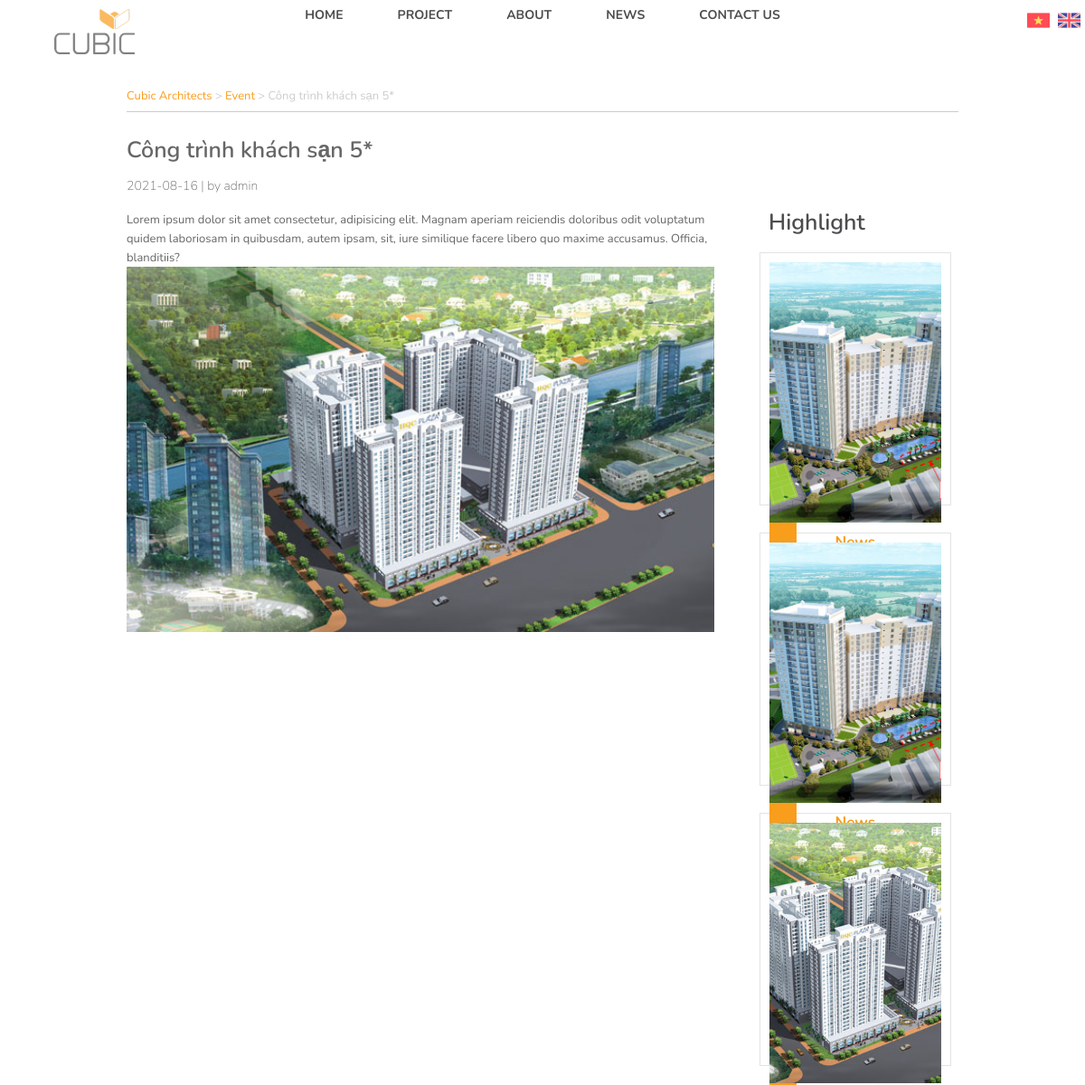
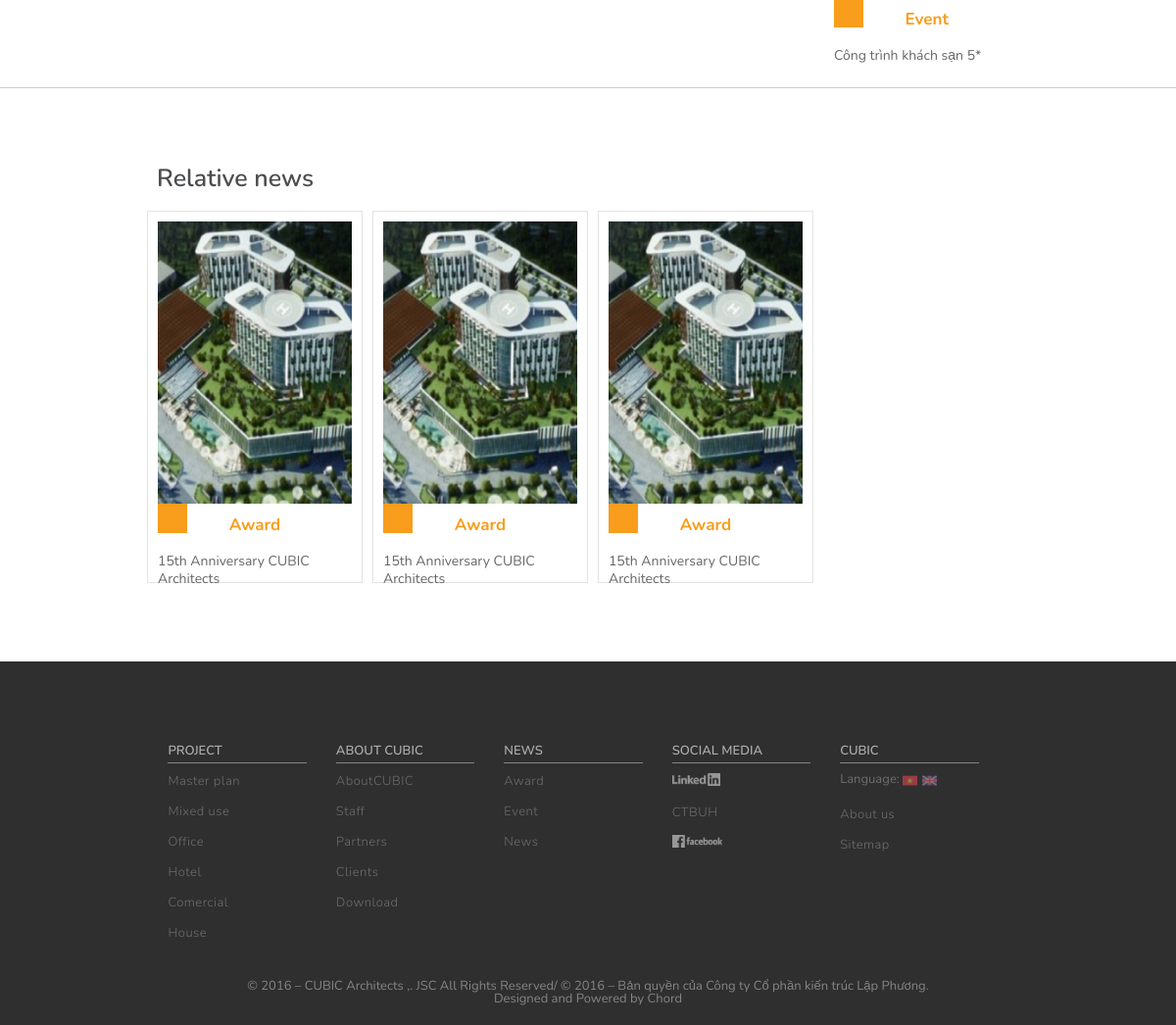
/news-detail.php?id=4, run on the app's committed database (2 pictures, top to bottom).
### tables this page shows
CREATE TABLE `tb_news` (
  `id` int(11) NOT NULL,
  `title` varchar(1000) DEFAULT NULL,
  `time` date DEFAULT NULL,
  `content` varchar(10000) DEFAULT NULL,
  `id_type` int(11) DEFAULT NULL,
  `id_account` int(11) DEFAULT NULL,
  `news_image` varchar(1000) DEFAULT NULL
);

CREATE TABLE `tb_news_type` (
  `id` int(11) NOT NULL,
  `name` varchar(100) DEFAULT NULL
);

CREATE TABLE `tb_account` (
  `id` int(11) NOT NULL,
  `username` varchar(50) DEFAULT NULL,
  `password` varchar(1000) DEFAULT NULL
);

CREATE TABLE `tb_project_type` (
  `id` int(11) NOT NULL,
  `name` varchar(50) DEFAULT NULL
);

### news-detail.php (the view, shortened to what this page needs)
<!DOCTYPE html>
<html lang="en">
  <head>
    <link rel="stylesheet" href="./css/reset.css" />
    <link rel="stylesheet" href="./css/style.css" />
    <link rel="stylesheet" href="./css/news.css" />
    <link rel="stylesheet" href="./css/news-detail.css" />
  </head>
  <body>
    <?php include(__DIR__.'/component/header.php')?>
    <div class="head-logo"><a href="index.php"><img src="./assets/images/cubic_logo_dark_glow_2.png" alt="logo"></a></div>
     <?php
       $sql = "SELECT
       tb_news.title,tb_news.time,tb_news.content,tb_news.news_image,tb_news_type.name,tb_account.username,tb_news_type.id as idtype
       FROM tb_news
       left join tb_news_type on tb_news_type.id = tb_news.id_type
       left join tb_account on tb_account.id = tb_news.id_account
       where tb_news.id =".$_GET['id'];
       $res = mysqli_query($conn, $sql);
       $count = mysqli_num_rows($res);
       $author = "";
        $title ="";
        $time ="";
        $content ="";
        $type = "";
        $id_type = "";
        $news_img = "";
       if($count>0)
       {
           $row=mysqli_fetch_assoc($res);
           global $author ;
          global $title ;
          global $time ;
          global $content ;
          global $type ;
          global $id_type ;
           $author = $row['username'];
           $title =$row['title'];
           $time =$row['time'];
           $content =$row['content'];
           $type = $row['name'];
           $id_type = $row['idtype'];
            $news_img = $row['news_image'];
       }
      ?>
    <div class="bread-crum mb-30">
      <div class="wrap-940">
        <div class="row">
          <a href="news.php" class="yellow-text">Cubic Architects</a> > <a href="news.php?type=<?php echo $id_type;?>" class="yellow-text"><?php echo $type; ?></a> > <span><?php echo $title; ?></span>
        </div>
      </div>
    </div>
    <section class="news-detail mb-50">
      <div class="wrap-940">
        <div>
          <h1 class="mb-20"><?php echo $title; ?></h1>
          <div class="news-time mb-20"><span><?php echo $time; ?></span> | by <span><?php echo $author; ?></span></div>
          <div class="news-content">
            <?php echo $content; ?>
            <div>
            <img src="<?php echo substr($news_img,1); ?>" alt="" style="width:100%;height:auto;">
            </div>
          </div>
        </div>
        <div class="col-highlight">
          <h2 class="news-title mt-80" style="padding-left: 20px;">Highlight</h2>
          <div class="posts posts-column">
          <?php
              $sql = "SELECT
              tb_news.id,
              tb_news.news_image,
              tb_news_type.name,
              tb_news.title
               FROM tb_news,tb_news_type WHERE tb_news.id_type = tb_news_type.id order by tb_news.time DESC limit 3";
              $res = mysqli_query($conn, $sql);
              $count = mysqli_num_rows($res);
              if($count>0)
              {
                  while($row=mysqli_fetch_assoc($res))
                  {
                      $news_id = $row['id'];
                      $news_img = $row['news_image'];
                      $news_type = $row['name'];
                      $news_desc = $row['title'];
                      include('./component/news-item.php');
                  }
              }
            ?>
          </div>
        </div>
      </div>
    </section>
    <section class="relative-news mb-50">
      <div class="wrap-940">
      <div>
        <h2 class="news-title mt-80" style="padding-left: 20px;">Relative news</h2>
        <div class="posts posts-3">
        <?php
              $sql = "SELECT
              tb_news.id,
              tb_news.news_image,
              tb_news_type.name,
              tb_news.title
               FROM tb_news,tb_news_type WHERE tb_news.id_type = tb_news_type.id and tb_news.id <> ".$_GET['id']." limit 3";
              $res = mysqli_query($conn, $sql);
              $count = mysqli_num_rows($res);
              if($count>0)
              {
                  while($row=mysqli_fetch_assoc($res))
                  {
                      $news_id = $row['id'];
                      $news_img = $row['news_image'];
                      $news_type = $row['name'];
                      $news_desc = $row['title'];
                      include('./component/news-item.php');
                  }
              }
            ?>
        </div>
      </div>
      </div>
    </section>
    <?php include(__DIR__.'/component/footer.php')?>
  </body>
</html>

### component/news-item.php (shortened to what this page needs)
<?php
$id = "#";
$img = "./assets/images/posts/post1.jpg";
$type = "News";
$desc = "Binh dinh";
$id_type = "";
if(isset($news_id))
    $id = $news_id;
if(isset($news_img))
    $img = substr($news_img,1);
if(isset($news_type))
    $type = $news_type;
if(isset($news_desc))
    $desc = $news_desc;
?>
<div class="post" data-type="<?php echo $id_type; ?>">
            <a href="news-detail.php?id=<?php echo $id;?>">
              <img class="post-img" src="<?php echo $img;?>" />
              <h4 class="post-type"><?php echo $type;?></h4>
              <p class="post-desc"><?php echo $desc;?></p>
            </a>
</div>

### component/footer.php
<footer>
      <nav>
        <ul>
          <li class="menu-title active"><a href="projects.php">Project</a></li>
          <?php
                $sql = "SELECT * FROM tb_project_type";
                $res = mysqli_query($conn, $sql);
                $count = mysqli_num_rows($res);
                if($count>0)
                {
                    while($row=mysqli_fetch_assoc($res))
                    {
                        $id = $row['id'];
                        $name = $row['name'];
                        echo '<li><a href="projects.php?status='.$id.'" >'.$name.'</a></li>';
                      }
                }
              ?>
        </ul>
        <ul>
          <li class="menu-title active"><a href="about.php">ABOUT CUBIC</a></li>
          <li><a href="about.php#about-cubic">AboutCUBIC</a></li>
            <li><a href="about.php#staff">Staff</a></li>
            <li><a href="about.php#partners">Partners</a></li>
            <li><a href="about.php#clients">Clients</a></li>
            <li><a href="about.php#download">Download</a></li>
        </ul>
        <ul>
          <li class="menu-title active"><a href="news.php">NEWS</a></li>
          <?php
                $sql = "SELECT * FROM tb_news_type";
                $res = mysqli_query($conn, $sql);
                $count = mysqli_num_rows($res);
                if($count>0)
                {
                    while($row=mysqli_fetch_assoc($res))
                    {
                        $id = $row['id'];
                        $name = $row['name'];
                        echo '<li><a href="news.php?type='.$id.'" >'.$name.'</a></li>';
                      }
                }
              ?>
        </ul>
        <ul class="social">
          <li class="menu-title"><a href="">Social media</a></li>
          <li class="active"><a href=""><img src="./assets/images/LinkedIn_Logo_2-p-500x133.png" alt=""></a></li>
          <li class="active"><a href="">CTBUH</a></li>
          <li class="active"><a href=""><img src="./assets/images/facebooklogo_2-p-500x127.png" alt=""></a></li>
        </ul>
        <ul>
          <li class="menu-title"><a href="">CUBIC</a></li>
          <li class="active footer-language"><span>Language:&nbsp;</span>
            <a href=""><img src="./assets/images/vietnam.png" alt=""></a>
            <a href=""><img src="./assets/images/united-kingdom.png" alt=""></a>
          </li>
          <li><a href="about.php">About us</a></li>
          <li><a href="#">Sitemap</a></li>
        </ul>
      </nav>
      <div class="copyright">
        <div>© 2016 –  CUBIC Architects ,. JSC  All Rights Reserved/ © 2016 – Bản quyền của Công ty Cổ phần kiến trúc Lập Phương.</div>
      <div>Designed and Powered by Chord</div>
      </div>
    </footer>

### css/style.css (style rules this page uses)
*, *:before, *:after { box-sizing: border-box; }
html { font-size: 62.5%; font-family: "Nunito", Arial, sans-serif; scroll-behavior: smooth; }
a, a:hover { text-decoration: none; cursor: pointer !important; }
img { display: inline-block; }
body { font-family: "Nunito", Arial, sans-serif; font-size: 14px; line-height: 1; width: 100%; overflow-x: hidden; background: #fff; position: relative; }
:root { --font-size-1: 35px; --font-size-2: 17px; --font-size-3: 14px; --font-size-4: 13px; --gray-dark: #4c4d4f; --gray-light: #666666; --yellow: #f99d1c; }
.mb-20 { margin-bottom: 20px; }
.mb-30 { margin-bottom: 30px; }
.mb-50 { margin-bottom: 50px; }
.mt-80 { margin-top: 80px; }
.head-logo { position: absolute; top: 10px; left: 60px; opacity: 0.7; z-index: 9999; }
.head-logo img { height: 50px; width: auto; }
.wrap-940 { max-width: 940px; margin: 0 auto; }
.yellow-text { color: var(--yellow); }
@media only screen and (max-width: 1200px) { .wrap-940 { padding: 0 10px; } }
footer { background: #2f2f2f; padding-top: 80px; padding-bottom: 20px; }
footer a, footer li { color: #acacac; font-size: var(--font-size-4); }
footer nav { display: flex; justify-content: center; }
footer nav ul { width: calc(100% / 7); padding-right: 30px; }
footer nav li { padding: 5px 0; margin-bottom: 5px; }
footer nav li:not(.menu-title) { opacity: 0.5; }
footer nav li.menu-title { font-weight: 600; border-bottom: 1px solid #858585; text-transform: uppercase; }
footer nav li:not(.menu-title) a { font-weight: 300; line-height: 16px; letter-spacing: 0.5px; }
footer nav li img { height: 13px; width: auto; }
.footer-language { display: flex; text-align: center; }
.footer-language a { margin-right: 5px; }
footer nav li.footer-language img { height: 15px; }
.copyright { margin-top: 30px; text-align: center; font-size: var(--font-size-4); color: #858585; }

### css/news.css (style rules this page uses)
.posts { width: 92%; display: flex; flex-wrap: wrap; }
.posts.posts-column { flex-direction: column; }
.post { margin-left: 10px; margin-bottom: 30px; height: 340px; width: calc((100% / 6) - 10px); padding: 10px; border: 1px solid rgba(199, 199, 199, 0.5); flex-wrap: wrap; transition: border 0.3s ease-in; }
.posts.posts-3 .post { width: calc((100% / 3) - 10px); }
.posts.posts-column .post { width: 100%; height: 280px; }
.post-img { width: 100%; height: 12vw; object-fit: cover; position: relative; z-index: 10; }
.post-type { font-size: var(--font-size-2); font-weight: 700; text-align: center; color: var(--yellow); margin-top: 10px; margin-bottom: 20px; position: relative; overflow-wrap: break-word; hyphens: auto; }
.post-type::after { content: ""; display: block; width: 30px; height: 30px; background-color: var(--yellow); position: absolute; top: -13px; left: 0; z-index: 1; }
.post-desc { font-size: var(--font-size-3); color: var(--gray-light); line-height: 1.3; overflow-wrap: break-word; display: -webkit-box; -webkit-line-clamp: 4; -webkit-box-orient: vertical; overflow: hidden; }
@media only screen and (max-width: 1200px) { .post { width: calc((100% - 30px) / 3); height: 380px; } }
@media only screen and (max-width: 1200px) { .post-img { height: 24vw; } }

### css/news-detail.css (style rules this page uses)
.bread-crum .row { padding-top: 100px; color: #ccc; font-size: var(--font-size-4); padding-bottom: 10px; border-bottom: 1px solid #ccc; }
.news-detail { color: var(--gray-light); padding-bottom: 80px; border-bottom: 1px solid #ccc; }
.news-detail h1 { font-size: 25px; font-weight: 600; }
.news-time { font-size: var(--font-size-3); font-weight: 200; }
.news-content { text-align: left; font-size: var(--font-size-4); line-height: 1.6; }
.news-detail .wrap-940 { display: flex; }
.news-detail .wrap-940 > div:first-child { width: 75%; padding-right: 40px; }
.news-detail .wrap-940 > div:last-child { width: 25%; }
.news-title { font-size: 25px; font-weight: 600; color: var(--gray-dark); padding-bottom: 20px; }
.relative-news .wrap-940 > div { width: 75%; }
.relative-news .posts { width: 100%; }

### data on the page
tb_news: id_type.name "Event", title "Công trình khách sạn 5*", time "2021-08-16", id_account.username "admin", content "Lorem ipsum dolor sit amet consectetur, adipisicing elit. Magnam aperiam reiciendis doloribus odit voluptatum quidem laboriosam in quibusdam, autem ipsam, sit, iure similique facere libero quo maxime accusamus. Officia, blanditiis?", news_image (picture)
tb_news: news_image (picture)
tb_news: news_image (picture)
tb_news: news_image (picture), id_type.name "Award", title "15th Anniversary CUBIC Architects"
tb_news: news_image (picture), id_type.name "Award", title "15th Anniversary CUBIC Architects"
tb_news: news_image (picture), id_type.name "Award", title "15th Anniversary CUBIC Architects"
tb_project_type: name "Master plan"
tb_project_type: name "Mixed use"
tb_project_type: name "Office"
tb_project_type: name "Hotel"
tb_project_type: name "Comercial"
tb_project_type: name "House"
tb_news_type: name "Award"
tb_news_type: name "Event"
tb_news_type: name "News"
